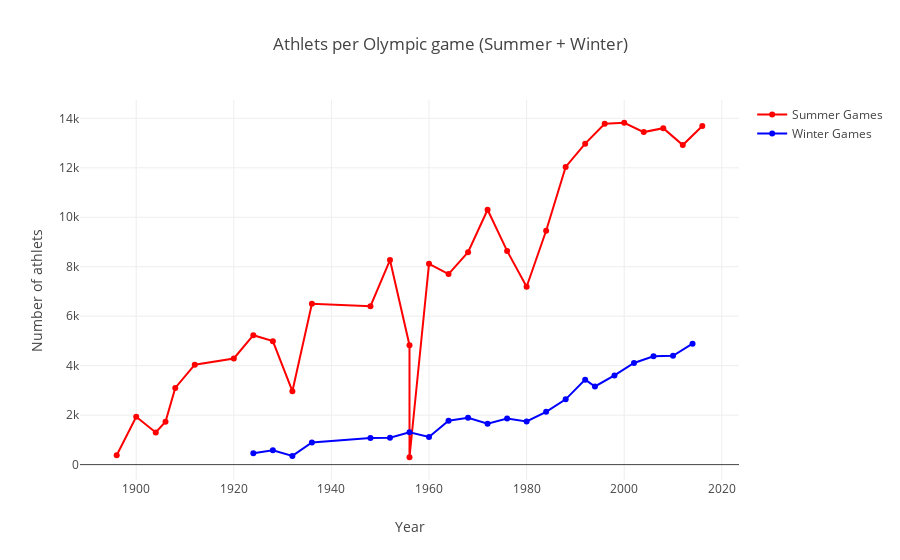

Notebook source saved alongside this figure:
### Markdown cell above
We observe that there are years when we do have two events (Summer and Winter). Indeed, in the history of the Olympics, the Games started with only summer events, then there were in the same year for a while both Summer and Winter games and then, at a certain moment in time, they started to schedule in different years Summer and Winter games. 

Let's plot again the scatter plot but showing now the `Summer` and `Winter` games with diferent colors, on the same plot. For this, we will create two different traces. 

We will also add lines to the scatter plot, by adding `lines` to the `mode`.

### Code cell
dfS = df[df['Season']=='Summer']; dfW = df[df['Season']=='Winter']

traceS = go.Scatter(
    x = dfS['Year'],y = dfS['Athlets'],
    name="Summer Games",
    marker=dict(color="Red"),
    mode = "markers+lines"
)
traceW = go.Scatter(
    x = dfW['Year'],y = dfW['Athlets'],
    name="Winter Games",
    marker=dict(color="Blue"),
    mode = "markers+lines"
)

data = [traceS, traceW]
layout = dict(title = 'Athlets per Olympic game (Summer + Winter)',
          xaxis = dict(title = 'Year', showticklabels=True), 
          yaxis = dict(title = 'Number of athlets'),
          hovermode = 'closest'
         )
fig = dict(data=data, layout=layout)
iplot(fig, filename='events-athlets2')

### Figure 1 — Plotly figure (JSON) as saved in the notebook; plotly's stock layout.template omitted (floating-point values rounded to 4 significant figures)
{"data": [{"marker": {"color": "Red"}, "mode": "markers+lines", "name": "Summer Games", "type": "scatter", "x": [1896, 1900, 1904, 1906, 1908, 1912, 1920, 1924, 1928, 1932, 1936, 1948, 1952, 1956, 1956, 1960, 1964, 1968, 1972, 1976, 1980, 1984, 1988, 1992, 1996, 2000, 2004, 2008, 2012, 2016], "y": [380, 1936, 1301, 1733, 3101, 4040, 4292, 5233, 4992, 2969, 6506, 6405, 8270, 4829, 298, 8119, 7702, 8588, 10304, 8641, 7191, 9454, 12037, 12977, 13780, 13821, 13443, 13602, 12920, 13688]}, {"marker": {"color": "Blue"}, "mode": "markers+lines", "name": "Winter Games", "type": "scatter", "x": [1924, 1928, 1932, 1936, 1948, 1952, 1956, 1960, 1964, 1968, 1972, 1976, 1980, 1984, 1988, 1992, 1994, 1998, 2002, 2006, 2010, 2014], "y": [460, 582, 352, 895, 1075, 1088, 1307, 1116, 1778, 1891, 1655, 1861, 1746, 2134, 2639, 3436, 3160, 3605, 4109, 4382, 4402, 4891]}], "layout": {"hovermode": "closest", "title": "Athlets per Olympic game (Summer + Winter)", "xaxis": {"showticklabels": true, "title": "Year"}, "yaxis": {"title": "Number of athlets"}}}
